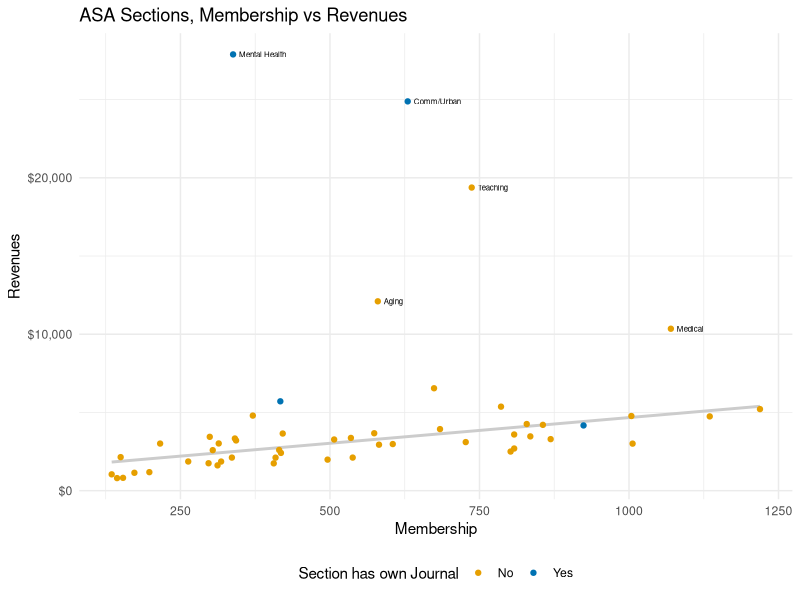
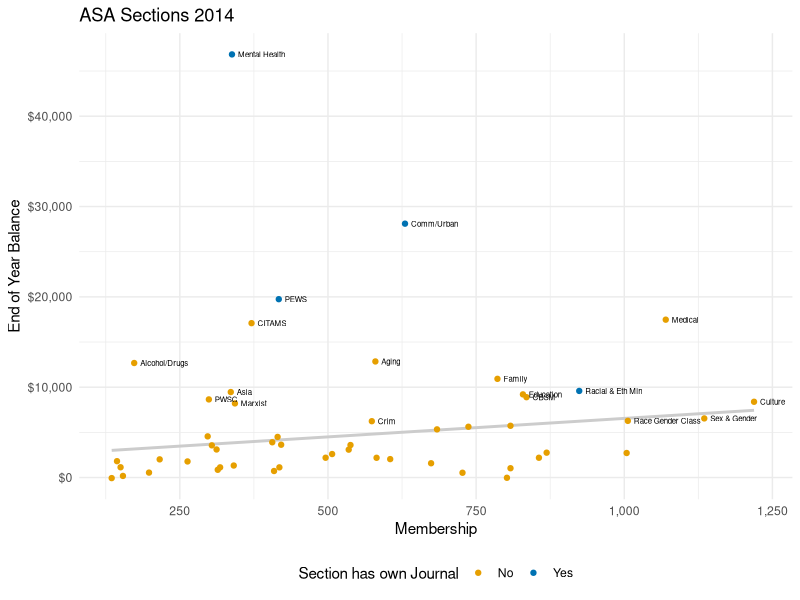
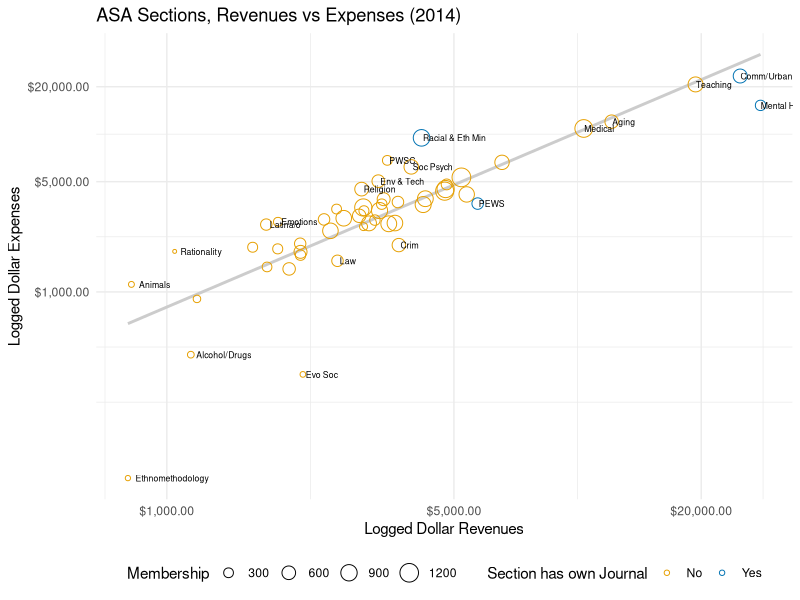
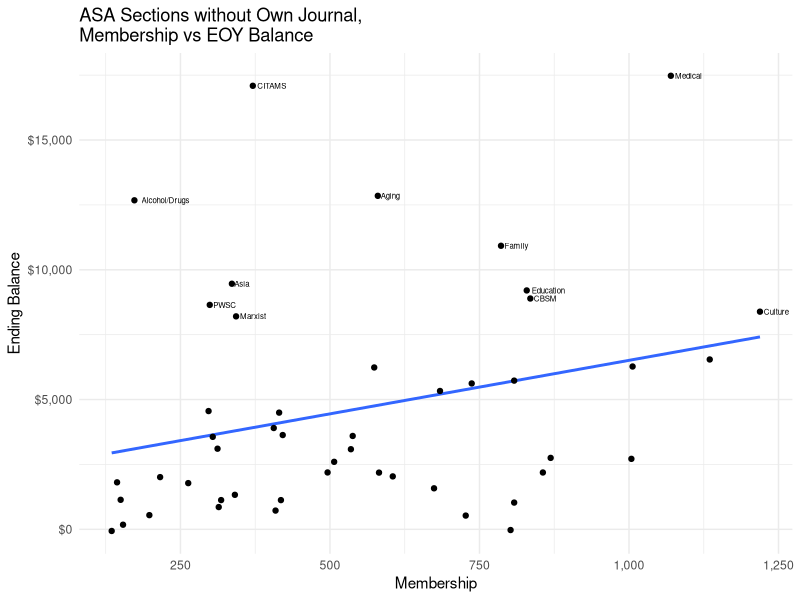

These figures' R source, in order: (Note: this script raises an error after producing the figures.)

###--------------------------------------------------
### ASA Section revenues and membership
###--------------------------------------------------

### Revenue data:
### http://www.asanet.org/documents/ASA/pdfs/ASA_2014_Audit.pdf,
### Schedule 3

### Membership data:
### http://www.asanet.org/sections/CountsLastFiveYears.cfm

###----------------------------------------
### Setup
###--------------------------------------------------

library(ggplot2)
library(scales)
library(MASS)
library(stringr)
library(splines)
library(quantreg)


my.colors <- function (palette = "cb") {
    cb.palette <- c("#999999", "#E69F00", "#56B4E9", "#009E73",
                    "#F0E442", "#0072B2", "#D55E00", "#CC79A7")
    rcb.palette <- rev(cb.palette)
    bly.palette <- c("#E69F00", "#0072B2", "#999999", "#56B4E9",
                     "#009E73", "#F0E442", "#D55E00", "#CC79A7")
    if (palette == "cb")
        return(cb.palette)
    else if (palette == "rcb")
        return(rcb.palette)
    else if (palette == "bly")
        return(bly.palette)
    else stop("Choose cb, rcb, or bly ony.")
}

theme_set(theme_minimal())

## Make a "figures" subdirectory if one doesn't exist
ifelse(!dir.exists(file.path("figures")),
       dir.create(file.path("figures")),
       FALSE)

###--------------------------------------------------


###--------------------------------------------------
### Data
###--------------------------------------------------

data <- read.csv("data/asa-section-membership.csv", header=TRUE)
## data$Sname <- str_replace(data$Sname, "Comm/Urban", "Comm\\\nUrban")
## data$Sname <- str_replace(data$Sname, "Mental Health", "Mental\\\nHealth")
## data$Section <- str_replace(data$Section, "\\(.*\\)", "")
data$Sname <- str_trim(data$Sname)


###--------------------------------------------------
### Figures
###--------------------------------------------------

pdf(file="figures/membership-v-revenues.pdf", height=5, width=7)
p <- ggplot(data, aes(x=X2014, y=Revenues, label=Sname))

p + geom_smooth(method = "rlm", se = FALSE,
                color = "gray80") +
    geom_point(aes(color = Journal)) +
    geom_text(data=subset(data, Revenues > 7000),
              size = 2,
              aes(x=X2014+10,
                  hjust = 0,
                  lineheight = 0.7)) +
    scale_y_continuous(labels = dollar) +
    scale_color_manual(values = my.colors("bly")) +
    labs(x="Membership",
         y="Revenues",
         color = "Section has own Journal") +
    theme(legend.position = "bottom") +
    ggtitle("ASA Sections, Membership vs Revenues")
dev.off()



pdf(file="figures/membership-v-balance.pdf", height=5, width=7)
p <- ggplot(data, aes(x=X2014, y=Ending, label=Sname))
p + geom_smooth(method="rlm", se=FALSE, color = "gray80") +
    geom_point(aes(color = Journal)) +
    geom_text(data=subset(data, Ending > 6000),
              size = 2,
              aes(x=X2014+10,
                  hjust = 0,
                  lineheight = 0.7)) +
    scale_y_continuous(labels = dollar) +
    scale_x_continuous(labels = comma) +
    scale_color_manual(values = my.colors("bly")) +
    labs(x="Membership",
         y="End of Year Balance",
         color = "Section has own Journal") +
        theme(legend.position = "bottom") +
    ggtitle("ASA Sections 2014")
dev.off()


pdf(file="figures/revenues-v-expenses.pdf", height=8, width=7, pointsize = 14)
p <- ggplot(data, aes(x=Revenues, y=Expenses, label = Sname))
p + geom_smooth(method="lm", se=FALSE, color = "gray80") +
    geom_point(aes(color = Journal,
                   size = X2014),
               pch = 21) +
    geom_text(data=subset(data, Expenses/Revenues > 1.3 | Expenses/Revenues < 0.7 | Revenues > 10000),
              size = 2.2,
              aes(x = Revenues + 35,
                  hjust = 0,
                  lineheight = 0.7)) +
    scale_color_manual(values = my.colors("bly")) +
    scale_x_continuous(trans = log2_trans(), breaks = c(500, 1000, 5000, 20000) ,
                       labels = dollar) +
    scale_y_continuous(trans = log2_trans(), breaks = c(1000, 5000, 20000),
                       labels = dollar) +
    labs(x="Logged Dollar Revenues",
         y="Logged Dollar Expenses",
         color = "Section has own Journal",
         size = "Membership") +
    theme(legend.position = "bottom") +
    ggtitle("ASA Sections, Revenues vs Expenses (2014)")
dev.off()


pdf(file="figures/membership-v-balance-no-j.pdf", height=8.5, width=10)
p <- ggplot(subset(data, Journal == "No"), aes(x=X2014, y=Ending, label=Sname))
p + geom_smooth(method="lm", se=FALSE) +
    geom_point() +
    geom_text(data=subset(data, Journal == "No" & Ending > 7000),
              size = 2,
              aes(hjust = -0.15)) +
    scale_y_continuous(labels = dollar) +
    scale_x_continuous(labels = comma) +
    labs(x="Membership",
         y="Ending Balance") +
    ggtitle("ASA Sections without Own Journal,\nMembership vs EOY Balance")
dev.off()


pdf(file="figures/eoy-balance.pdf", height=12, width = 10)
p <- ggplot(data, aes(x=Ending, y=reorder(Section, Ending, ordered = TRUE)))

p + geom_vline(color = "gray70") +
    geom_point() +
    scale_x_continuous(labels = dollar) +
    labs(x = "End of Year Balance",
         y = "") + ggtitle("End of Year Balance")
dev.off()


###--------------------------------------------------


###--------------------------------------------------
### Membership Trends
###--------------------------------------------------


library(tidyr)
library(dplyr)

yrs <- colnames(data) %in% paste("X", 2005:2015, sep="")

data.m <- subset(data, select = c("Sname", colnames(data)[yrs]))

data.m <- gather(data.m, Year, Members, X2005:X2015)

## data.m$Year <- as.Date(strptime(str_replace(data.m$Year, "X", ""),
## format="%Y"))

data.m$Year <- as.integer(str_replace(data.m$Year, "X", ""))

trend.tab <- data.m %>% group_by(Year) %>%
    mutate(yr.tot = sum(Members, na.rm=TRUE)) %>%
    group_by(Sname) %>%
    na.omit() %>%
    mutate(Ave = mean(Members, na.rm=TRUE),
           Dif = Members - Ave,
           Pct.All = round((Members/yr.tot*100), 2),
           Age = length(Members)) %>%
    group_by(Sname) %>%
    mutate(Index = (Members / first(Members, order_by = Year))*100,
           AveInd = mean(Index))


index.labs <- trend.tab %>%
    filter(Year == 2015) %>%
    ungroup() %>%
    filter(min_rank(desc(Index)) < 12 | min_rank(desc(Index)) > 44)


index.low <- trend.tab %>%
    filter(Year == 2015) %>%
    ungroup() %>%
    filter(min_rank(Index) < 12)


index.high <- trend.tab %>%
    filter(Year == 2015) %>%
    ungroup() %>%
    filter(min_rank(desc(Index)) < 12)




ind.all <- trend.tab$Sname %in% index.labs$Sname
ind.low <- trend.tab$Sname %in% index.low$Sname
ind.high <- trend.tab$Sname %in% index.high$Sname


trend.tab$Track.all <- ind.all
trend.tab$Track.low <- ind.low
trend.tab$Track.high <- ind.high



pdf(file="figures/sections-estd-index-decline.pdf", height=7, width=10)

p <- ggplot(subset(trend.tab, Age==11 & AveInd < 105),
            aes(x=Year, y=Index, group=Sname, color = Track.low))

p + geom_smooth(method = "rqss", formula = y ~ qss(x), se = FALSE) +
    geom_hline(yintercept = 100) +
    geom_text(data=subset(index.low, Age==11 & AveInd < 105),
              aes(x=Year+0.2, y=Index+rnorm(1, sd=0.8),
                  label=Sname,
                  lineheight=0.8),
              hjust = 0,
              color = "black",
              size = 2.9) +
    expand_limits(x = c(2005:2016)) +
    scale_color_manual(values = my.colors("bly")[c(3, 1)]) +
    scale_x_continuous(breaks = c(seq(2005, 2015, 3))) +
    guides(color = FALSE) +
    ggtitle("Declining Sections. 2005 = 100")

credit("Smoothed estimator. Excludes sections founded since 2005.")

dev.off()



pdf(file="figures/sections-estd-index-rise.pdf", height=7, width=10)

p <- ggplot(subset(trend.tab, Age==11 & AveInd > 104),
            aes(x=Year, y=Index, group=Sname, color = Track.high))

p + geom_smooth(method = "rqss", formula = y ~ qss(x), se = FALSE) +
    geom_hline(yintercept = 100) +
    geom_text(data=subset(index.high, Age==11 & AveInd > 104),
              aes(x=Year+0.2, y=Index,
                  label=Sname,
                  lineheight=0.8),
              hjust = 0,
              color = "black",
              size = 2.9) +
    expand_limits(x = c(2005:2016)) +
    scale_color_manual(values = my.colors("bly")[c(3, 1)]) +
    scale_x_continuous(breaks = c(seq(2005, 2015, 3))) +
    guides(color = FALSE) +
    ggtitle("Rising Sections. 2005 = 100")

credit("Smoothed estimator. Excludes sections founded since 2005.")

dev.off()



index.sub <- trend.tab %>%
    filter(Year == 2015 & Age < 10)



pdf(file="figures/sections-new-index-growth.pdf", height=6, width=8)
p <- ggplot(subset(trend.tab, Age<10), aes(x=Year, y=Members, group=Sname))
p + geom_line(color = my.colors("bly")[2]) +
    geom_text(data=subset(index.sub),
              aes(x=Year, y=Members,
                  label=Sname,
                  lineheight=0.6),
              hjust = 0,
              color = "black",
              size = 3) +
    expand_limits(x = c(2008:2016)) +
    scale_x_continuous(breaks = c(seq(2008, 2015, 3))) +
    guides(color = FALSE) +
    ggtitle("ASA Sections Founded Since 2005")
## credit("Smoothed Estimator.")
dev.off()

pdf(file = "figures/sections-faceted.pdf", height = 12, width = 10)
ind <- trend.tab %>%
    group_by(Sname) %>%
    summarize(Ave = mean(Members, na.rm =TRUE)) %>%
    mutate(Rank = order(Ave, decreasing = TRUE))

trend.tab$Sname2 <- factor(trend.tab$Sname,
                           levels = ind$Sname[ind$Rank],
                           ordered = TRUE)


p <- ggplot(trend.tab, aes(x=Year, y=Members, group=Sname2))
p + geom_line(color=my.colors("bly")[2]) +
    scale_x_continuous(breaks = c(seq(2005, 2015, 4))) +
    facet_wrap(~ Sname2, ncol = 7)
credit("Excludes sections founded since 2005.")

dev.off()


plot.section <- function(section="Culture",
                         x = "Year",
                         y = "Members",
                         data = trend.tab,
                         smooth=FALSE){

    ## Note use of aes_string() rather than aes() to pass arguments to
    ## ggplot inside a function
    p <- ggplot(subset(data, Sname2==section),
            aes_string(x=x, y=y))

    if(smooth == TRUE) {
        p0 <- p + geom_smooth(color = my.colors("bly")[2],
                              size = 1.2,
                              method = "lm",
                              formula = y ~ ns(x, 3)) +
            scale_x_continuous(breaks = c(seq(2005, 2015, 4))) +
            ggtitle(section)
    } else {

    p0 <- p + geom_line(color=my.colors("bly")[2], size=1.2) +
        scale_x_continuous(breaks = c(seq(2005, 2015, 4))) +
        ggtitle(section)

    }

    print(p0)

}


plot.section("Rationality")

plot.section("OOW", smooth = TRUE)

plot.section("Crim")

###--------------------------------------------------
### quasi shingles
###--------------------------------------------------

### See http://learnr.files.wordpress.com/2009/08/latbook_time1.pdf, p31

make.shingles <- function(data = trend.tab$Members, vname = "Members", number = 4, ...) {
    intrv <- as.data.frame(co.intervals(data, number, ...))
    intrv <<- round(intrv, 0) ## Create object outside fn
    Members <- sort(unique(data))
    intervals <- plyr::ldply(Members, function(x) {
      t(as.numeric(x < intrv$V2 & x > intrv$V1))
    })
    tmp <- reshape2::melt(cbind(Members, intervals), id.var = 1)
    out <- tmp[tmp$value > 0, 1:2]
    colnames(out)[1] <- vname
    return(out)
}

trend.ordered <- merge(trend.tab, make.shingles())

intrv <- with(intrv, paste(V1, V2, sep = "-"))
trend.ordered <- plyr::rename(trend.ordered, c(variable = "Range"))

trend.ordered$Range <- factor(trend.ordered$Range, labels = intrv)


p <- ggplot(trend.ordered,
             aes(x = Year,
                 y = Members,
                 group = Sname2,
                 label = FALSE))

p + geom_line(color = "gray70") +
    facet_grid(~ Range) +
    labs(x = "Year", y = "Members") +
    scale_x_continuous(breaks = c(seq(2005, 2015, 4))) +
    theme(legend.position = "none")


rev.shingle <- merge(data, make.shingles(data=data$X2014, vname = "X2014"))
intrv <- with(intrv, paste(V1, V2, sep = "-"))
rev.shingle <- plyr::rename(rev.shingle, c(variable = "Range"))
rev.shingle$Range <- factor(rev.shingle$Range, labels = intrv)



p <- ggplot(rev.shingle, aes(x=Revenues, y=Expenses, label = Sname))
p + geom_smooth(method="lm", se=FALSE, color = "gray80") +
    geom_point(aes(color = Journal,
                   size = X2014),
               pch = 21) +
    geom_text(data=subset(rev.shingle, Expenses/Revenues > 1.3 | Expenses/Revenues < 0.7 | Revenues > 10000),
              size = 2.2,
              aes(x = Revenues + 35,
                  hjust = 0,
                  lineheight = 0.7)) +
    facet_grid(~ Range, scales = "free") +
    scale_color_manual(values = my.colors("bly")) +
    scale_x_continuous(trans = log2_trans(), breaks = c(500, 1000, 5000, 20000) ,
                       labels = dollar) +
    scale_y_continuous(trans = log2_trans(), breaks = c(1000, 5000, 20000),
                       labels = dollar) +
    labs(x="Logged Dollar Revenues",
         y="Logged Dollar Expenses",
         color = "Section has own Journal",
         size = "Membership") +
    theme(legend.position = "bottom") +
    ggtitle("ASA Sections, Revenues vs Expenses (2014)")
